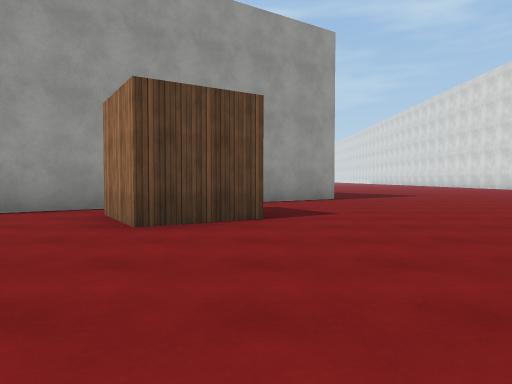
view 1 (above)

18 first-person views from a walk through a 3-D level made in the Unity game engine. The camera is 1.2 m above the floor, tilts 2° down and sees 70° across. The floor is counted in squares, 2.57 m on a side. Each view is taken from the middle of a square. On the plan, view 1 faces up. The plan holds only what a view shows up to about 9 squares ahead; the rest is blank. The place goes on beyond the plan. The player character is not drawn. Surface patterns are stand-ins for the level's own textures.

view 2
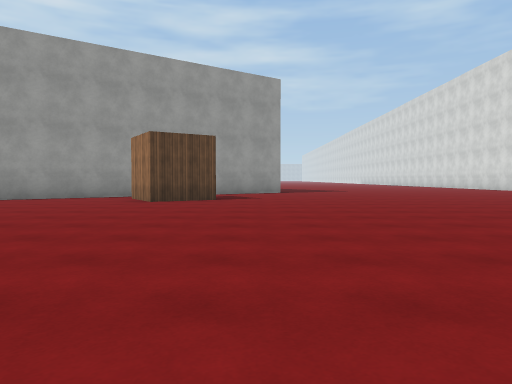

view 3
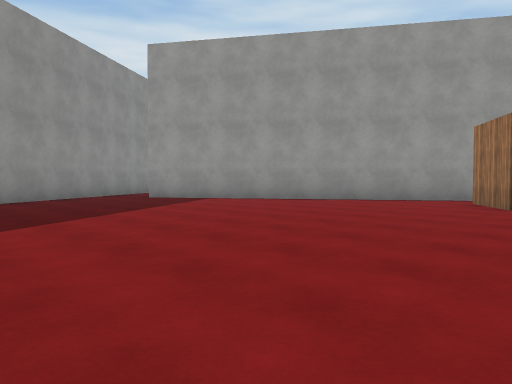

view 4
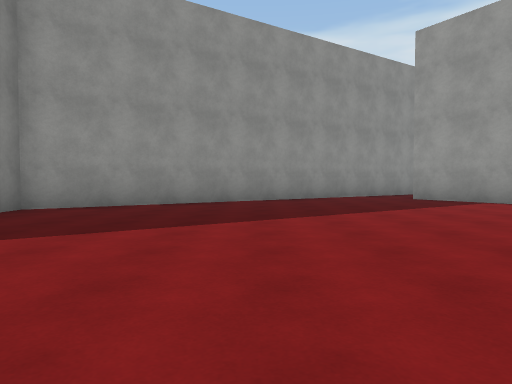

view 5
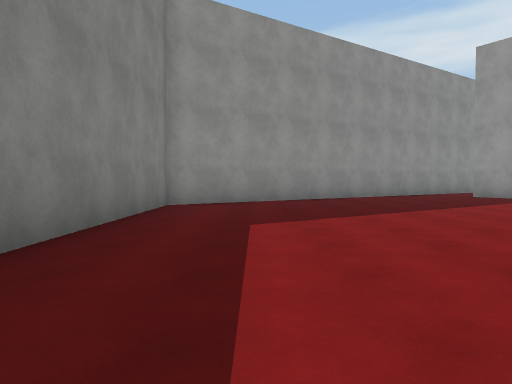

view 6
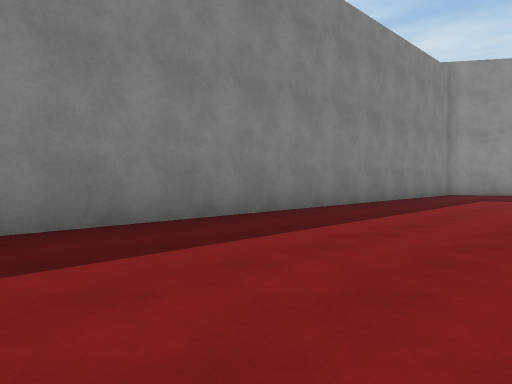

view 7
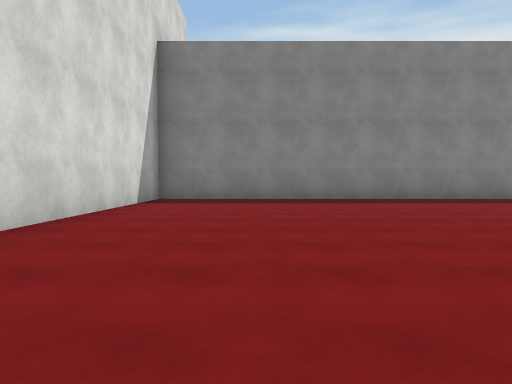

view 8
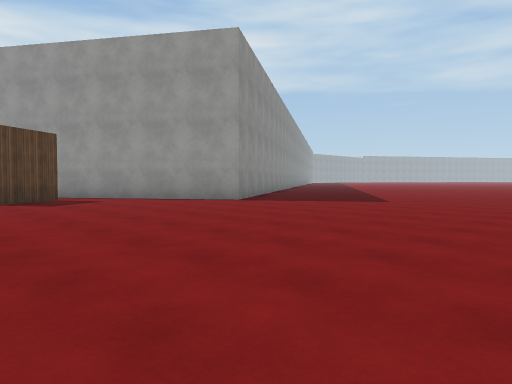

view 9
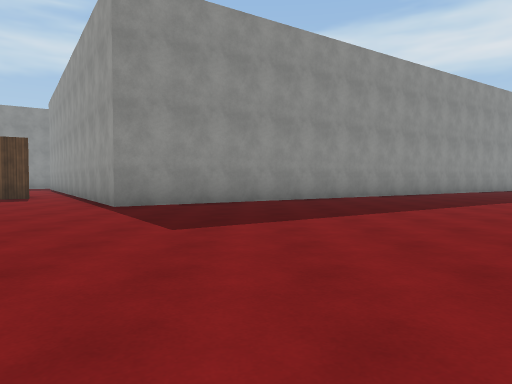

view 10
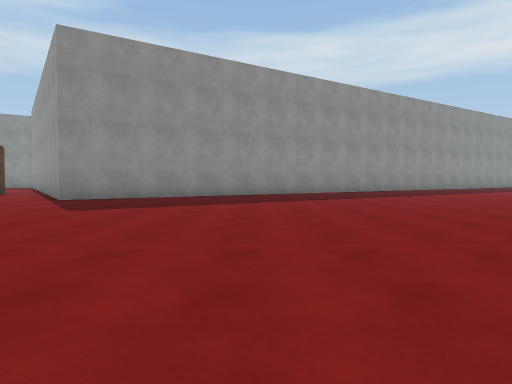

view 11
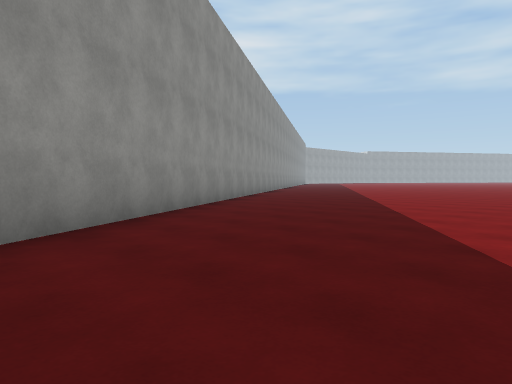

view 12
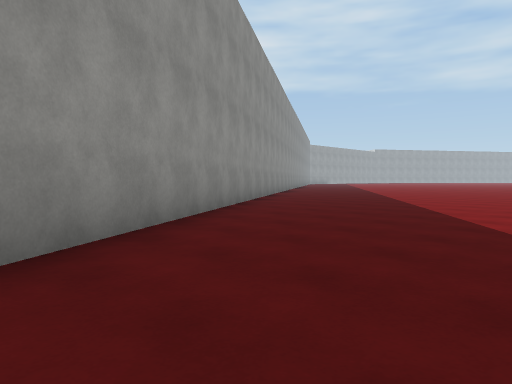

view 13
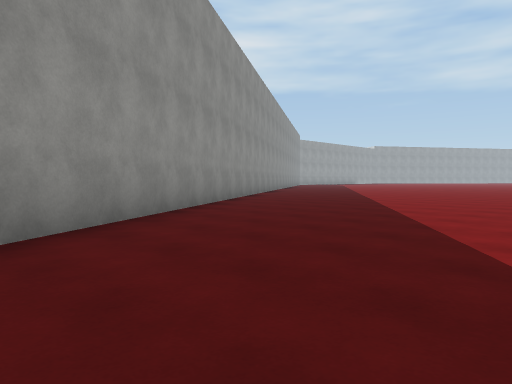

view 14
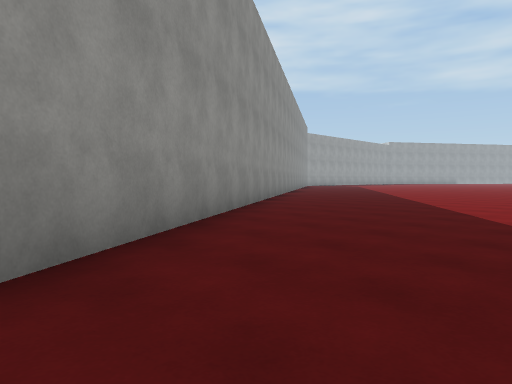

view 15
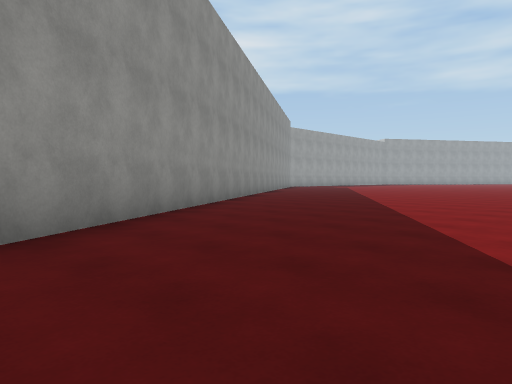

view 16
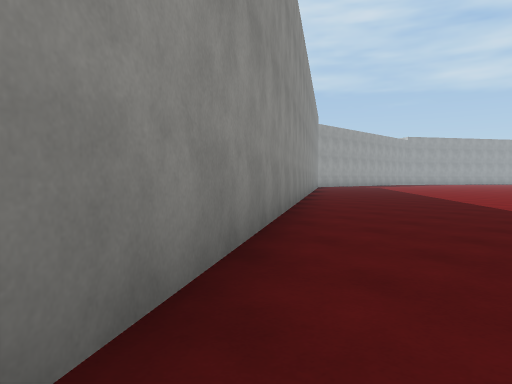

view 17
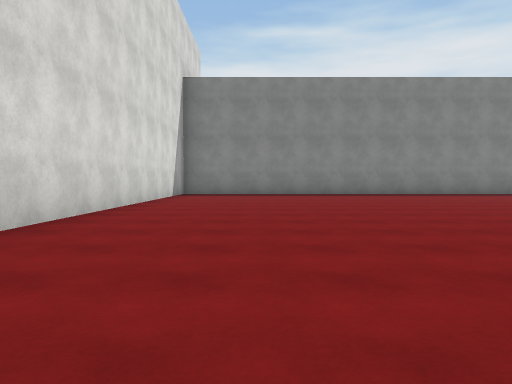

view 18
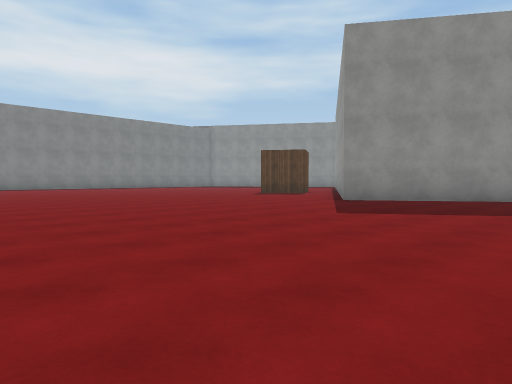

### Floor plan
Points are (right, up) in squares from view 1. A wall is a line through its corners. A room is listed if a view was taken in it or the views show most of it. See-through windows are left out.
Room 1 (views 1, 2, 3, 4, 5, 6, 7, 8, 9, 10, 11, 12, 13, 14, 15, 16, 17, 18)
walls: (-0.8, 5.6) (0.1, 4.3) (-1.2, 3.5) (-2, 4.8); (-9.5, 0.3) (-5.6, -5.6) (11.3, -5.6) (11.3, 2.8); (-12.4, 30) (1.8, 8.6) (-8.6, 1.6)

Positions as (right, up) in squares from view 1, and headings:
1: (0, 0), facing up
2: (1, -4), facing up
3: (0, -3), facing up-left
4: (0, -2), facing left
5: (1, -4), facing left
6: (6, -2), facing down-left
7: (9, 3), facing down
8: (8, 3), facing up-left
9: (8, 11), facing left
10: (10, 13), facing left
11: (3, 11), facing up-left
12: (1, 13), facing up-left
13: (-1, 17), facing up-left
14: (-4, 20), facing up-left
15: (-5, 23), facing up-left
16: (-7, 23), facing up-left
17: (9, 6), facing down
18: (9, 13), facing down-left
